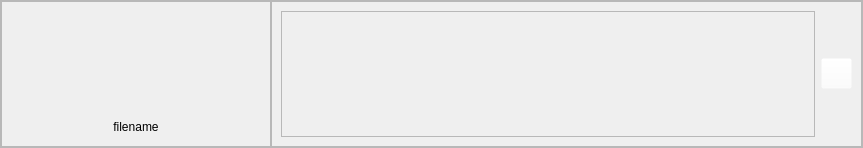
<?xml version="1.0" encoding="UTF-8"?>
<ui version="4.0">
 <class>Form</class>
 <widget class="QWidget" name="Form">
  <property name="geometry">
   <rect>
    <x>0</x>
    <y>0</y>
    <width>863</width>
    <height>148</height>
   </rect>
  </property>
  <property name="windowTitle">
   <string>Elemento lista</string>
  </property>
  <layout class="QVBoxLayout" name="verticalLayout">
   <property name="spacing">
    <number>0</number>
   </property>
   <property name="leftMargin">
    <number>0</number>
   </property>
   <property name="topMargin">
    <number>0</number>
   </property>
   <property name="rightMargin">
    <number>0</number>
   </property>
   <property name="bottomMargin">
    <number>0</number>
   </property>
   <item>
    <widget class="QFrame" name="frame_padre">
     <property name="frameShape">
      <enum>QFrame::StyledPanel</enum>
     </property>
     <property name="frameShadow">
      <enum>QFrame::Raised</enum>
     </property>
     <layout class="QHBoxLayout" name="horizontalLayout">
      <property name="spacing">
       <number>0</number>
      </property>
      <property name="leftMargin">
       <number>0</number>
      </property>
      <property name="topMargin">
       <number>0</number>
      </property>
      <property name="rightMargin">
       <number>0</number>
      </property>
      <property name="bottomMargin">
       <number>0</number>
      </property>
      <item>
       <widget class="QFrame" name="frame_info_img">
        <property name="frameShape">
         <enum>QFrame::StyledPanel</enum>
        </property>
        <property name="frameShadow">
         <enum>QFrame::Raised</enum>
        </property>
        <layout class="QVBoxLayout" name="verticalLayout_2">
         <item>
          <widget class="QLabel" name="info_img">
           <property name="minimumSize">
            <size>
             <width>250</width>
             <height>90</height>
            </size>
           </property>
           <property name="pixmap">
            <pixmap>prueba.jpg</pixmap>
           </property>
           <property name="scaledContents">
            <bool>true</bool>
           </property>
           <property name="alignment">
            <set>Qt::AlignCenter</set>
           </property>
          </widget>
         </item>
         <item>
          <widget class="QLabel" name="nomb_img">
           <property name="minimumSize">
            <size>
             <width>250</width>
             <height>30</height>
            </size>
           </property>
           <property name="maximumSize">
            <size>
             <width>79</width>
             <height>20</height>
            </size>
           </property>
           <property name="text">
            <string>filename</string>
           </property>
           <property name="alignment">
            <set>Qt::AlignCenter</set>
           </property>
          </widget>
         </item>
        </layout>
       </widget>
      </item>
      <item>
       <widget class="QFrame" name="frame_area">
        <property name="frameShape">
         <enum>QFrame::StyledPanel</enum>
        </property>
        <property name="frameShadow">
         <enum>QFrame::Raised</enum>
        </property>
        <layout class="QHBoxLayout" name="horizontalLayout_2">
         <item>
          <widget class="QScrollArea" name="area_info">
           <property name="minimumSize">
            <size>
             <width>534</width>
             <height>110</height>
            </size>
           </property>
           <property name="widgetResizable">
            <bool>true</bool>
           </property>
           <widget class="QWidget" name="info_text">
            <property name="geometry">
             <rect>
              <x>0</x>
              <y>0</y>
              <width>532</width>
              <height>124</height>
             </rect>
            </property>
           </widget>
          </widget>
         </item>
         <item>
          <widget class="QPushButton" name="btn_copy">
           <property name="sizePolicy">
            <sizepolicy hsizetype="Expanding" vsizetype="Expanding">
             <horstretch>0</horstretch>
             <verstretch>0</verstretch>
            </sizepolicy>
           </property>
           <property name="minimumSize">
            <size>
             <width>31</width>
             <height>30</height>
            </size>
           </property>
           <property name="maximumSize">
            <size>
             <width>31</width>
             <height>31</height>
            </size>
           </property>
           <property name="styleSheet">
            <string notr="true">background-color: rgba(255, 255, 255, 0)</string>
           </property>
           <property name="text">
            <string/>
           </property>
           <property name="icon">
            <iconset>
             <normaloff>copy.svg</normaloff>copy.svg</iconset>
           </property>
           <property name="iconSize">
            <size>
             <width>24</width>
             <height>24</height>
            </size>
           </property>
          </widget>
         </item>
        </layout>
       </widget>
      </item>
     </layout>
    </widget>
   </item>
  </layout>
 </widget>
 <resources/>
 <connections/>
</ui>
